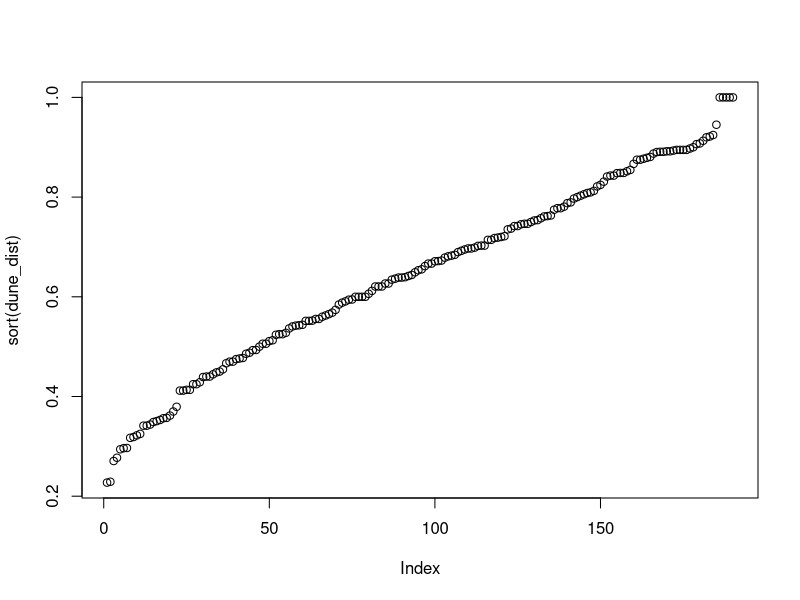
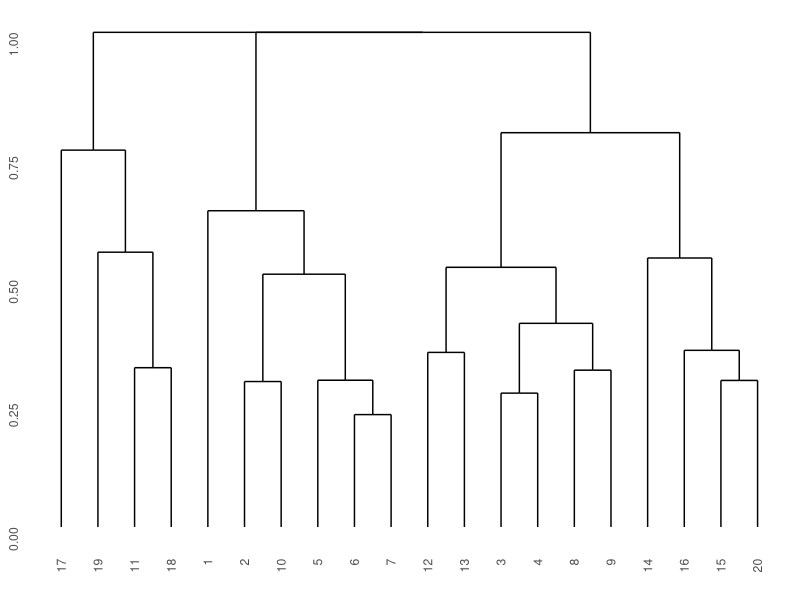
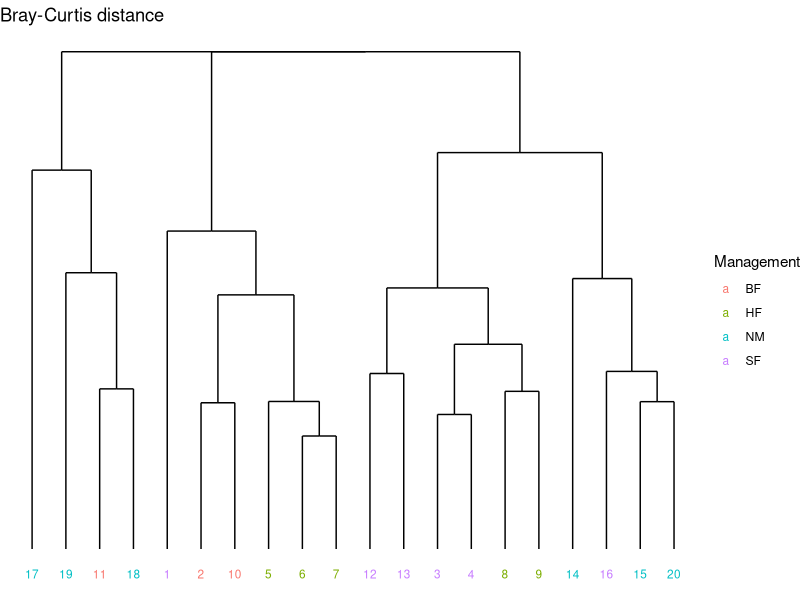

Write the R code that produced these figures, in order. (Note: this script raises an error after producing the figures.)
#' @title: Cluster for SEER
#' @author: Dean A. Erasmus
#' @description
#' Cluster Dendrograms for Soil Ecology and Entomology Research lab.
#' 

# Setup ----

rm(list = ls())
getwd()

# packages

library(tidyverse)
library(vegan)
library(ggdendro)
library(cluster)

### ## # ## ### ## # ## ### ## # ## ###

# Data ----

# abundances; sample data; taxonomic data
data(dune); data(dune.env); data(dune.taxon)

# conserve the order of the data for joining later

dune.env <- dune.env |> rownames_to_column('label')

### ## # ## ### ## # ## ### ## # ## ###

# Dissimilarity Matrix ----

dune_dist <- dune |> vegdist(method = 'bray')

plot(dune_dist |> sort())

### ## # ## ### ## # ## ### ## # ## ###

# Dendrogram ----

dune_tree <- hclust(dune_dist)

## Simple Tree ----

dune_tree.gg <- ggdendrogram(dune_tree)
dune_tree.gg

## Add Labels ----

dune_tree.gg <- as.dendrogram(dune_tree) |> 
  dendro_data(type = 'rectangle')

dune_tree.gg$labels <- dune_tree.gg$labels |> 
  left_join(dune.env, by = 'label')

## Complex Tree ----

tree.gg <- ggplot() +
  geom_segment(data = dune_tree.gg$segments,
               aes(x = x, y = y, xend = xend, yend = yend)) +
  geom_text(data = dune_tree.gg$labels,
            aes(x = x, y = y - 0.05, label = label, colour = Management),
            angle = 0, hjust = 0.5, size = 3) +
  labs(title = 'Bray-Curtis distance') +
  theme_void()

tree.gg

# save file as svg
ggsave(filename = 'plots/tree.svg', plot = tree.gg,
       width = 2048, height = 1536, units = 'px', bg = 'white')

### ## # ## ### ## # ## ### ## # ## ###

# Tree Cut ----

# TO DO

# clusters
tree.cut <- cutree(tree, k = 4) # cut tree into k clusters
tree.cut <- data.frame(cluster = as.numeric(tree.cut), ID = names(tree.cut))

tree.cut

# add clusters
mds.df_cluster <- mds.df |> left_join(tree.cut, by = 'ID') |> 
  mutate(cluster = as.factor(cluster))

### ## # ## ### ## # ## ### ## # ## ###
